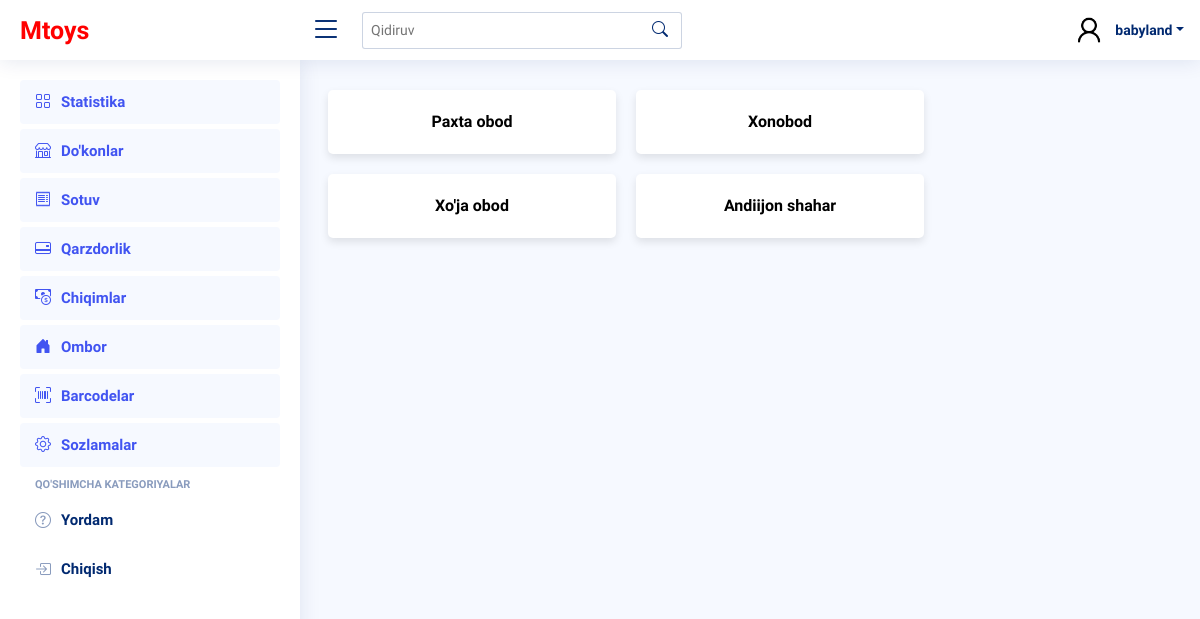
The app's page /province/1/regions/ (signed in), older data.
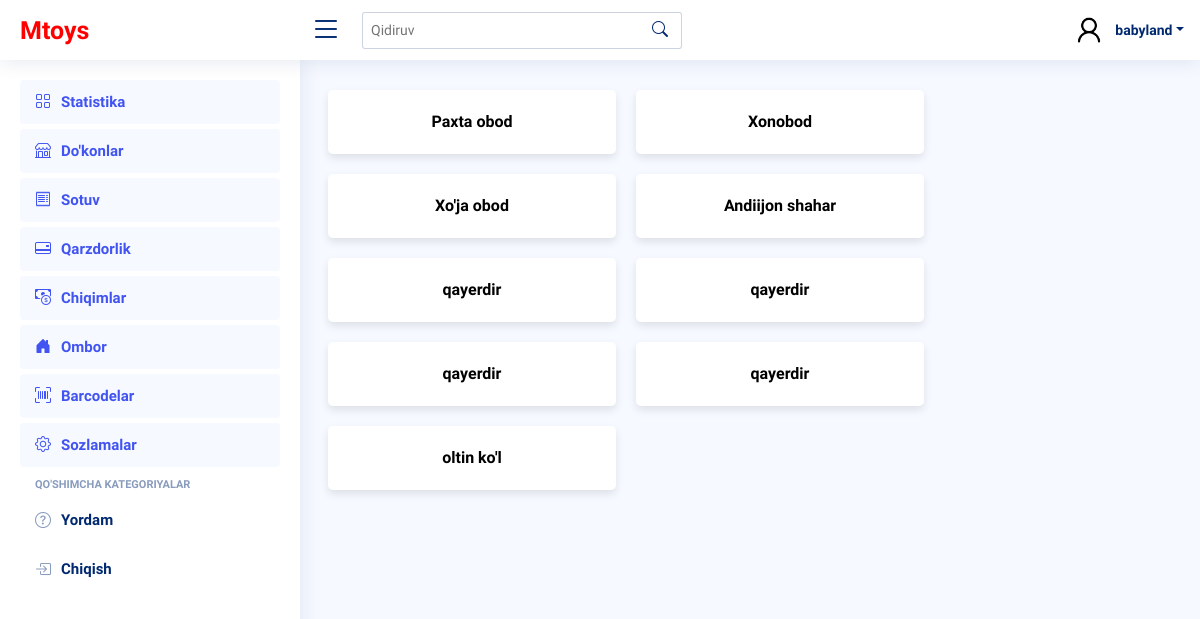
The same page, newer data.
### main_app/models.py (models this page shows, shortened)
class Regions(models.Model):
    name = models.CharField(max_length=250)
    province = models.ForeignKey(Province, on_delete=models.CASCADE, related_name="regions")

### main_app/views.py (the view)
# urls.py: path("province/<int:pk>/regions/", ProvinceDetailView.as_view(), name="province_detail"),
@method_decorator(login_required, name='dispatch')
class ProvinceDetailView(DetailView):
    template_name = "markets/regions.html"
    model = Province
    context_object_name = 'province'

### templates/markets/regions.html (shortened to what this page needs)
{% extends 'wrapper.html' %}
{% block content %}
<div class="row">
  {% if province.regions.all %}
    {% for i in province.regions.all %}
    <div class="card" style="width: 18rem;">
        <a href="{% url 'main_app:region_detail' i.id %}">
            <div class="card-body">
                {{ i.name }}
            </div>
        </a>
    </div>
    {% endfor %}
  {% endif %}
</div>
{% endblock content %}

Row changes from the older to the newer data that the page shows:
added Regions: name "qayerdir"
added Regions: name "qayerdir"
added Regions: name "qayerdir"
added Regions: name "qayerdir"
added Regions: name "oltin ko'l"
